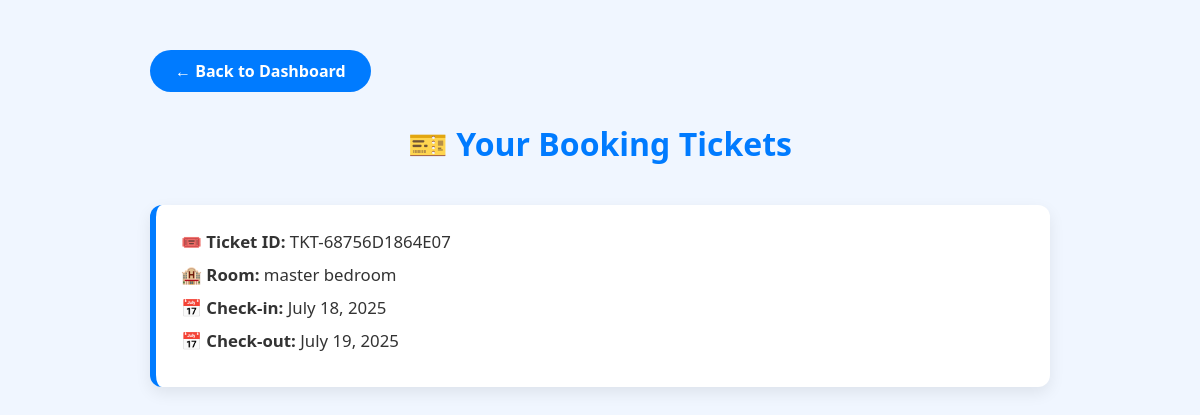
Screenshot of /my_tickets.php (signed in) with the database file from the repository.
### tables this page shows
CREATE TABLE `bookings` (
  `id` int(11) NOT NULL,
  `user_id` int(11) DEFAULT NULL,
  `room_id` int(11) DEFAULT NULL,
  `check_in` date DEFAULT NULL,
  `check_out` date DEFAULT NULL,
  `status` enum('pending','confirmed','cancelled') DEFAULT 'pending',
  `ticket` varchar(50) DEFAULT NULL
);

CREATE TABLE `rooms` (
  `id` int(11) NOT NULL,
  `room_name` varchar(100) DEFAULT NULL,
  `room_type` varchar(100) DEFAULT NULL,
  `price` decimal(10,2) DEFAULT NULL,
  `status` enum('available','booked') DEFAULT 'available',
  `image` varchar(255) DEFAULT NULL
);

### my_tickets.php (the view, shortened to what this page needs)
<?php
include 'config.php';
$user_id = $_SESSION['user_id'];
$query = $conn->prepare("SELECT bookings.id, bookings.ticket, rooms.room_name, bookings.check_in, bookings.check_out
                         FROM bookings
                         JOIN rooms ON bookings.room_id = rooms.id
                         WHERE bookings.user_id = ?");
$query->bind_param("i", $user_id);
$query->execute();
$result = $query->get_result();
?>
<!DOCTYPE html>
<html lang="en">
<head>
</head>
<body>
    <div class="container">
        <a href="user_dashboard.php" class="back-btn">← Back to Dashboard</a>
        <h2>🎫 Your Booking Tickets</h2>
        <?php if ($result->num_rows > 0): ?>
            <?php while($row = $result->fetch_assoc()): ?>
                <div class="ticket-card">
                    <p><strong>🎟️ Ticket ID:</strong> <?= $row['ticket'] ?></p>
                    <p><strong>🏨 Room:</strong> <?= $row['room_name'] ?></p>
                    <p><strong>📅 Check-in:</strong> <?= date("F j, Y", strtotime($row['check_in'])) ?></p>
                    <p><strong>📅 Check-out:</strong> <?= date("F j, Y", strtotime($row['check_out'])) ?></p>
                </div>
            <?php endwhile; ?>
        <?php else: ?>
            <p style="text-align: center; font-size: 1.1rem;">You have no bookings yet. Book a room to see your tickets here.</p>
        <?php endif; ?>
    </div>
</body>
</html>

### my_tickets.php (style rules this page uses)
* { margin: 0; padding: 0; box-sizing: border-box; font-family: 'Segoe UI', Tahoma, Geneva, Verdana, sans-serif; }
body { background: #f0f6ff; padding: 50px 20px; color: #333; }
.container { max-width: 900px; margin: auto; }
h2 { text-align: center; color: #007bff; margin-bottom: 40px; font-size: 2rem; }
.back-btn { display: inline-block; background: #007bff; color: #fff; padding: 10px 25px; border-radius: 30px; text-decoration: none; font-weight: bold; margin-bottom: 30px; transition: background 0.3s ease; }
.ticket-card { background: #ffffff; border-left: 6px solid #007bff; padding: 25px; margin-bottom: 25px; border-radius: 12px; box-shadow: 0 6px 16px rgba(0, 0, 0, 0.08); animation: fadeInUp 0.6s ease-in-out; transition: transform 0.3s ease; }
.ticket-card p { font-size: 1.05rem; margin-bottom: 10px; }
.ticket-card strong { color: #333; }

### rows the page displays
bookings: ticket "TKT-68756D1864E07", room.room_name "master bedroom", check_in "July 18, 2025", check_out "July 19, 2025"
